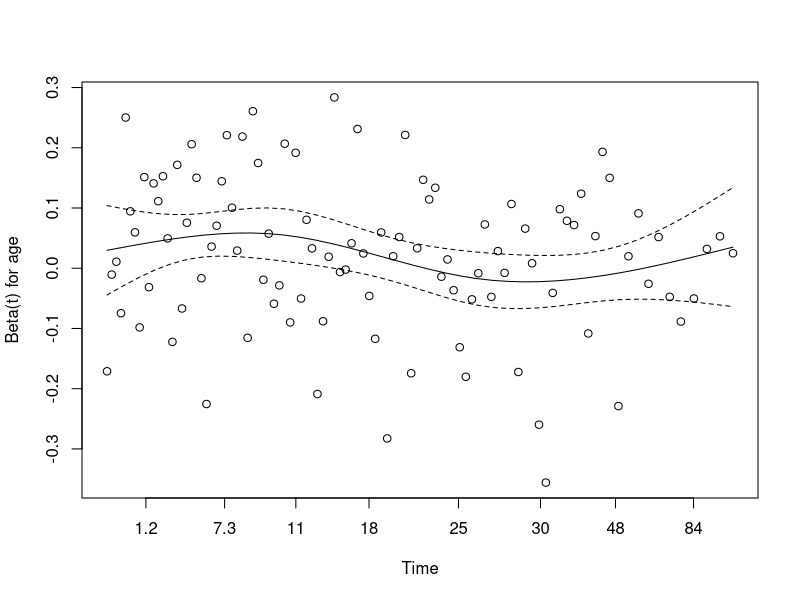
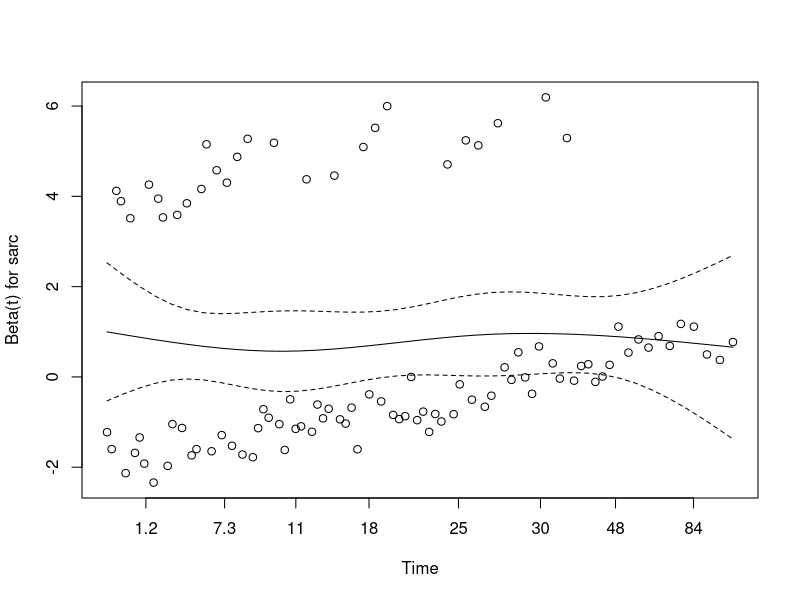
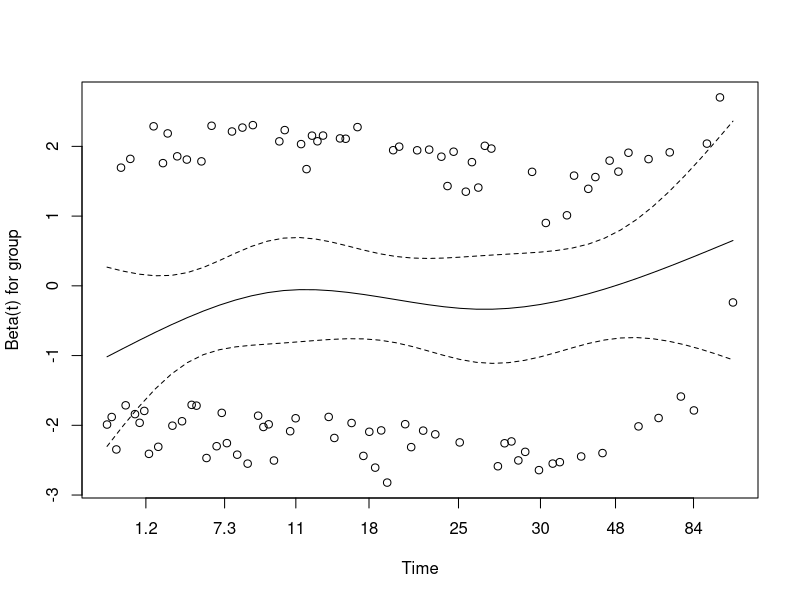

Recreate these plots in R, in order.
# Cox proportional hazards model + PH check
set.seed(42)
N <- 140
age <- rnorm(N, 64, 9)
sarc <- rbinom(N, 1, 0.3)
group <- factor(sample(c('TACE','TARE'), N, TRUE))
linpred <- 0.02*(age-60) + 0.6*sarc + 0.1*(group=='TACE')
rate <- 0.04 * exp(linpred)
T <- rexp(N, rate=rate)
status <- rbinom(N, 1, 0.75)

df <- data.frame(time=T, status=status, age=age, sarc=factor(sarc), group=group)

suppressPackageStartupMessages(library(survival))
fit <- coxph(Surv(time, status) ~ age + sarc + group, data=df)
summary(fit)

# PH assumption check
cox.zph(fit)
plot(cox.zph(fit))

# Visualizations using survminer
suppressPackageStartupMessages(library(survminer))
# ggcoxzph(cox.zph(fit), var="age")
# ggcoxzph(cox.zph(fit))

# Functional form check: various options
# ggcoxfunctional(fit)
# ggcoxdiagnostics(fit, type="deviance")
# ggcoxdiagnostics(fit, type="dfbeta")
# ggcoxdiagnostics(fit, type="schoenfeld")
# ggcoxdiagnostics(fit, type="martingale")
# ggcoxdiagnostics(fit, type="partial")
# ggcoxfunctional(fit, data=df, formula = ~ age + sarc + group)
# ggcoxfunctional(fit, data=df, formula = ~ age)
# ggcoxfunctional(fit, data=df, formula = ~ sarc)
# ggcoxfunctional(fit, data=df, formula = ~ group)
# ggcoxfunctional(fit, data=df, formula = ~ group + sarc)
# ggcoxfunctional(fit, data=df, formula = ~ age + group)
# ggcoxfunctional(fit, data=df, formula = ~ age + sarc)
# ggcoxfunctional(fit, data=df, formula = ~ age + sarc + group)
# ggcoxfunctional(fit, data=df, formula = ~ age * sarc)
# ggcoxfunctional(fit, data=df, formula = ~ age * group)
# ggcoxfunctional(fit, data=df, formula = ~ sarc * group)
# ggcoxfunctional(fit, data=df, formula = ~ age + I(age^2) + sarc + group)
# ggcoxfunctional(fit, data=df, formula = ~ ns(age, df=3) + sarc + group)
# ggcoxfunctional(fit, data=df, formula = ~ age + sarc + group, point.col="blue", line.col="red")
# ggcoxfunctional(fit, data=df, formula = ~ age + sarc + group, point.size=1.5, line.size=1)
# ggcoxfunctional(fit, data=df, formula = ~ age + sarc + group, rug=TRUE)
# ggcoxfunctional(fit, data=df, formula = ~ age + sarc + group, conf.int=0.95)
# ggcoxfunctional(fit, data=df, formula = ~ age + sarc + group, span=0.5)
# ggcoxfunctional(fit, data=df, formula = ~ age + sarc + group, npoints=100)
# ggcoxfunctional(fit, data=df, formula = ~ age + sarc + group, facet=TRUE)
# ggcoxfunctional(fit, data=df, formula = ~ age + sarc + group, facet.ncol=2)
# ggcoxfunctional(fit, data=df, formula = ~ age + sarc + group, title="Cox PH Functional Form Check")
# ggcoxfunctional(fit, data=df, formula = ~ age + sarc + group, xlab="Covariate Value", ylab="Transformed Martingale Residuals")
# ggcoxfunctional(fit, data=df, formula = ~ age + sarc + group, legend.title="Covariates")
# ggcoxfunctional(fit, data=df, formula = ~ age + sarc + group, legend.position="topright")
# ggcoxfunctional(fit, data=df, formula = ~ age + sarc + group, conf.int.fill="lightblue")
# ggcoxfunctional(fit, data=df, formula = ~ age + sarc + group, point.alpha=0.7)
# ggcoxfunctional(fit, data=df, formula = ~ age + sarc + group, line.type="dashed")
# ggcoxfunctional(fit, data=df, formula = ~ age + sarc + group, conf.int.linetype="dotted")
# ggcoxfunctional(fit, data=df, formula = ~ age + sarc + group, grid.col="gray")
# ggcoxfunctional(fit, data=df, formula = ~ age + sarc + group, theme.bw=TRUE)
# ggcoxfunctional(fit, data=df, formula = ~ age + sarc + group, theme.minimal=TRUE)

# End of file
